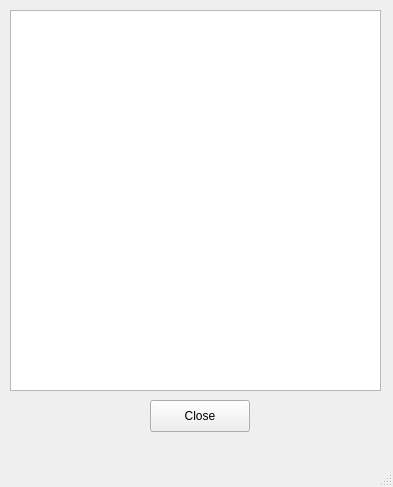
<?xml version="1.0" encoding="UTF-8"?>
<ui version="4.0">
 <class>MainWindow</class>
 <widget class="QMainWindow" name="MainWindow">
  <property name="geometry">
   <rect>
    <x>0</x>
    <y>0</y>
    <width>393</width>
    <height>487</height>
   </rect>
  </property>
  <property name="windowTitle">
   <string>MainWindow</string>
  </property>
  <widget class="QWidget" name="centralwidget">
   <widget class="QTextBrowser" name="textBrowser">
    <property name="geometry">
     <rect>
      <x>10</x>
      <y>10</y>
      <width>371</width>
      <height>381</height>
     </rect>
    </property>
   </widget>
   <widget class="QPushButton" name="pushButton">
    <property name="geometry">
     <rect>
      <x>150</x>
      <y>400</y>
      <width>100</width>
      <height>32</height>
     </rect>
    </property>
    <property name="text">
     <string>Close</string>
    </property>
   </widget>
  </widget>
  <widget class="QMenuBar" name="menubar">
   <property name="geometry">
    <rect>
     <x>0</x>
     <y>0</y>
     <width>393</width>
     <height>24</height>
    </rect>
   </property>
  </widget>
  <widget class="QStatusBar" name="statusbar"/>
 </widget>
 <resources/>
 <connections/>
</ui>
